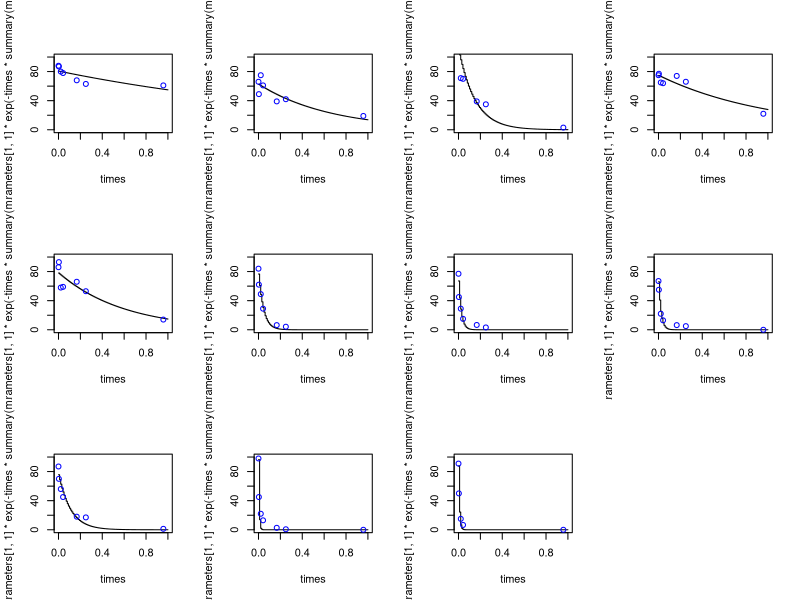
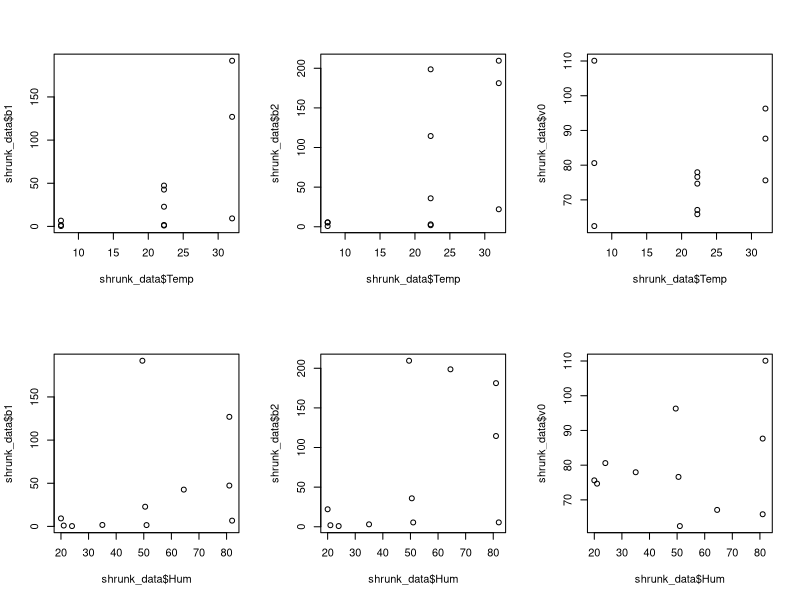
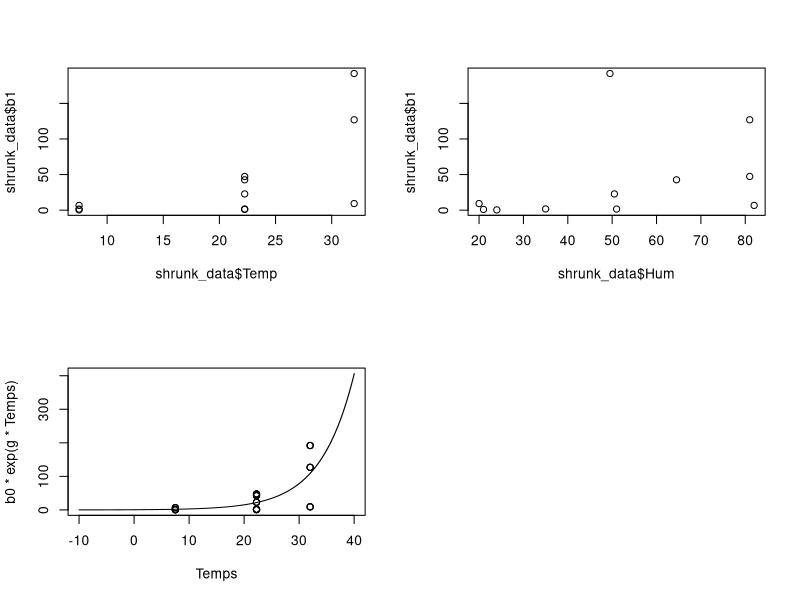

Generate these figures, in order, with R:
data<-read.csv("../../Data/converted harper 1961.csv",header =F)
# in this dataset nil becomes 0, trace or n.d becomes NA,and the midpoint of the range is used
#where there is a range I have used the midpoint
data<-as.data.frame(data)


viability<-as.vector(as.matrix((data[4:10,])))
formatted_data<-as.data.frame(matrix(nrow=length(viability),ncol = 11))
formatted_data[,5]<-viability
formatted_data[,4]<-rep(c(1/60/60/24,1/12/24,1/2/24,1/24,4/24,6/24,23/24),length(viability)/7)
formatted_data[,6]<-rep(1:11,each=7)

formatted_data[,1]<-rep(as.vector(as.matrix((data[1,]))),each=7)
formatted_data[,2]<-rep(as.vector(as.matrix((data[2,]))),each=7)
formatted_data[,3]<-rep(as.vector(as.matrix((data[3,]))),each=7)
colnames(formatted_data)<-c("Temp","Hum","Rep","Time","Viability","Experiment","b1","v0","b2","aic1","aic2")



require("minpack.lm")

times<-seq(0,1,length.out = 100)
par(mfrow=c(3,4))
for (i in (unique(formatted_data$Experiment))){
 data_subset<-formatted_data[which(formatted_data[,6]==i),]
 model<-nlsLM(Viability~100*exp(-b*Time),data=data_subset,start=list(b=10))
 # plot(times,100*exp(-times*summary(model)$parameters[1,1]),"s",ylim=c(0,100))
  #points(data_subset$Time,data_subset$Viability,col="blue",cex=1)
 formatted_data[which(formatted_data[,6]==i),10]<-AIC(model) 
 
 formatted_data[which(formatted_data[,6]==i),9]<-summary(model)$parameters[1,1]
 
 model<-nlsLM(Viability~v0*exp(-b*Time),data=data_subset,start=list(v0=100,b=0))
 #,lower=c(0,0),upper = c(100,1000)) 
 #without limits results look better? not sure which makes more biological sense
           
 formatted_data[which(formatted_data[,6]==i),7]<-summary(model)$parameters[2,1]
 formatted_data[which(formatted_data[,6]==i),8]<-summary(model)$parameters[1,1] 
 formatted_data[which(formatted_data[,6]==i),11]<-AIC(model)
 plot(times,summary(model)$parameters[1,1]*exp(-times*summary(model)$parameters[2,1]),"s",ylim=c(0,100))
 points(data_subset$Time,data_subset$Viability,col="blue",cex=1)
 }

seq(1,77,by=7)
shrunk_data<-formatted_data[seq(1,77,by=7),c(1,2,3,6,7,8,9,10,11)]


shrunk_data
#first model best for all but 1 eg so just use first model?
par(mfrow=c(2,3))
plot(shrunk_data$Temp,shrunk_data$b1)
plot(shrunk_data$Temp,shrunk_data$b2)
plot(shrunk_data$Temp,shrunk_data$v0)
plot(shrunk_data$Hum,shrunk_data$b1)
plot(shrunk_data$Hum,shrunk_data$b2)
plot(shrunk_data$Hum,shrunk_data$v0)



par(mfrow=c(2,2))
plot(shrunk_data$Temp,shrunk_data$b1)

plot(shrunk_data$Hum,shrunk_data$b1)


shrunk_data_repeats<-as.data.frame(matrix(NA,ncol=ncol(shrunk_data),nrow = sum(shrunk_data$Rep)))
colnames(shrunk_data_repeats)=colnames(shrunk_data)
index<-0
for (i in 1:nrow(shrunk_data)) {
 shrunk_data_repeats[(index+1):(index+shrunk_data$Rep[i]) , ] <-shrunk_data[i,]
 index<-index+shrunk_data$Rep[i]
}

Temps<-seq(-10,40,length.out = 1000)
g<-summary(nlsLM(b1~b0*exp(Temp*g),data=shrunk_data_repeats[,c(1,5)],start = list(g=0,b0=0)))$coefficients[1,1]
b0<-summary(nlsLM(b1~b0*exp(Temp*g),data=shrunk_data_repeats[,c(1,5)],start = list(g=0,b0=0)))$coefficients[2,1]
  
plot(Temps,b0*exp(g*Temps),"s")
points(shrunk_data_repeats$Temp,shrunk_data_repeats$b1)
shrunk_data_repeats

#result of all this is that equation for how b responds to temp is 
  #(b0 * exp (g * Temps))
b0
#0.572
g
#0.164
  
# or if apply limits
#b0=9.079
#g=0.085
